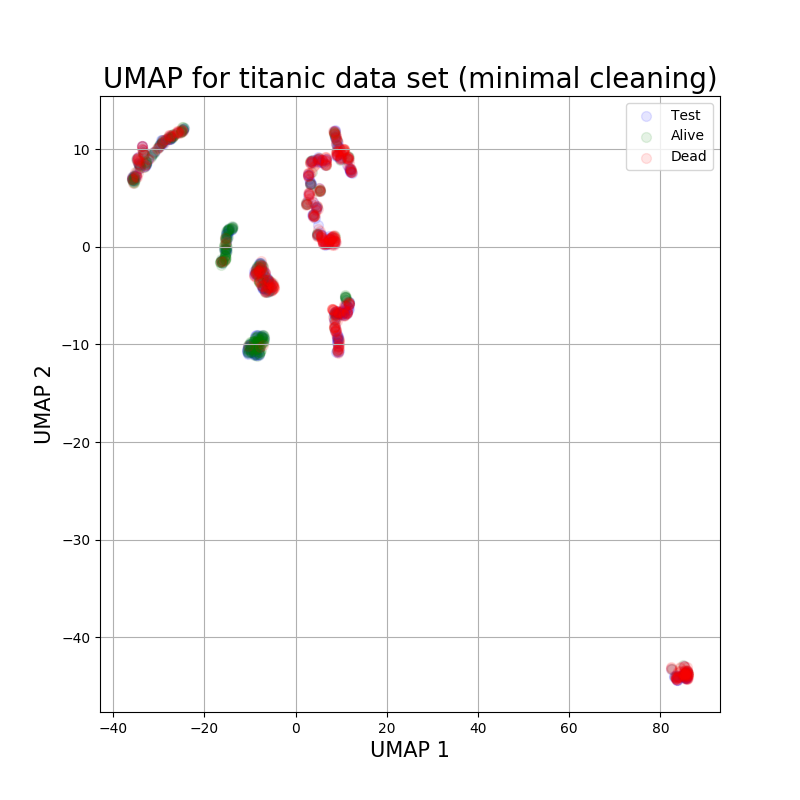

This chart was generated by the following Python code:
import pandas as pd
import umap
import matplotlib.pyplot as plt
import numpy as np

class KNN:
    """Supervised learning technique which classifies data based on the
    the identity of the nearest k neighbors (k nearest neighbors)

    Parameters:
    ----------
    k: int
        The number of neighbors k to classify with
    """

    def __init__(self, k=5):
        self.k = k

    def fit(self, X, y):
        numerics = ['int16', 'int32', 'int64', 'float16', 'float32', 'float64']
        numericX = X.select_dtypes(include=numerics)
        numericX = numericX.apply(lambda x: x.fillna(x.mean()))
        numericX = numericX.apply(lambda x: (x - x.min()) / (x.max() - x.min()))
        self.refMatrix = numericX
        self.refIds = y

    def predict(self, X):
        numerics = ['int16', 'int32', 'int64', 'float16', 'float32', 'float64']
        numericX = X.select_dtypes(include=numerics)
        numericX = numericX.apply(lambda x: x.fillna(x.mean()))
        numericX = numericX.apply(lambda x: (x - x.min()) / (x.max() - x.min()))
        prediction = np.empty(numericX.shape[0], dtype=int)
        for i in range(0, numericX.shape[0]):
            tarVec = numericX.iloc[i, :]
            dist = self.refMatrix.apply(lambda x: sum((tarVec - x) ** 2), axis=1)
            matchInd = np.argsort(dist)[:self.k]
            prediction[i] = int(round(self.refIds.iloc[matchInd].mean()))
            print(i)
        return (prediction)

def main():
    trainingSet = pd.read_csv(
        '~/Documents/Chris_Cherry/Projects/ClassifyTitanic/data/train.csv',
        quotechar='"'
    )
    testSet = pd.read_csv(
        '~/Documents/Chris_Cherry/Projects/ClassifyTitanic/data/test.csv',
        quotechar='"'
    )
    
    # Convert Sex to binary
    trainingSet['Sex'] = trainingSet['Sex'].replace('male', 1)
    trainingSet['Sex'] = trainingSet['Sex'].replace('female', -1)
    testSet['Sex'] = testSet['Sex'].replace('male', 1)
    testSet['Sex'] = testSet['Sex'].replace('female', -1)

    # Combine data with flag for survived, dead, or test data
    trainingSet['Survival'] = 'Alive'
    trainingSet.loc[trainingSet['Survived'] == 0, 'Survival'] = 'Dead'
    testSet['Survival'] = 'Test'
    allSet = pd.concat([trainingSet, testSet])
    #allSet['PassengerId'] = allSet['PassengerId'] - 1
    allSet = allSet.set_index('PassengerId')
    survival = allSet['Survival']
    
    # Select for relevant data and scale it
    allSet = allSet.drop(columns=['Survived', 'Parch', 'SibSp'])
    allSet = allSet.select_dtypes(include=['int16', 'int32', 'int64', 'float16', 'float32', 'float64'])
    allSet = allSet.apply(lambda x: (x - x.min())/(x.max() - x.min()))
    allSet = allSet.apply(lambda x: x.fillna(x.mean()))

    # Run UMAP on data and plot
    embeddings = umap.UMAP(n_neighbors=50,
                           min_dist=.5).fit_transform(allSet)
    embeddings = pd.DataFrame(data=embeddings, columns=['UMAP 1', 'UMAP 2'],
                              index=allSet.index.values)
    embeddings = pd.concat([embeddings, survival], axis=1)
    
    fig = plt.figure(figsize = (8,8))
    ax = fig.add_subplot(1, 1, 1,)
    ax.set_xlabel('UMAP 1', fontsize=15)
    ax.set_ylabel('UMAP 2', fontsize=15)
    ax.set_title('UMAP for titanic data set (minimal cleaning)', fontsize=20)
    survival = ['Test', 'Alive', 'Dead']
    colors = ['b', 'g', 'r']

    for surv, color in zip(survival, colors):
        tarInd = embeddings['Survival'] == surv
        ax.scatter(embeddings.loc[tarInd, 'UMAP 1'], embeddings.loc[tarInd, 'UMAP 2'],
                   c=color, s=50, alpha=.1)
        
    ax.legend(survival)
    ax.grid()
    fig.savefig('umapMinCleaning.png')

    # Get classification using KNN we've previously written
    testIds = embeddings['Survival'] == 'Test'
    testEmbeddings = embeddings.loc[testIds]
    trainIds = ~ testIds
    trainEmbeddings = embeddings.loc[trainIds]
    # Training set survival must be 0 or 1
    trainSurvival = trainEmbeddings['Survival']
    trainSurvival
    knnModel = KNN(k=9)
    knnModel.fit(X=trainEmbeddings.drop(columns=['Survival']),
                 y=(trainEmbeddings['Survival'] == 'Alive').astype(int))
    print(trainEmbeddings)
    print(testEmbeddings)
    predictions = knnModel.predict(testEmbeddings.drop(columns=['Survival']))
    predictions = pd.DataFrame({'Survived': predictions,
                                'PassengerId': testEmbeddings.index.values})
    predictions.to_csv('~/Documents/Chris_Cherry/Projects/ClassifyTitanic/UMAP/predictions.csv',
                       index=False)
    
if __name__ == "__main__":
    main()
